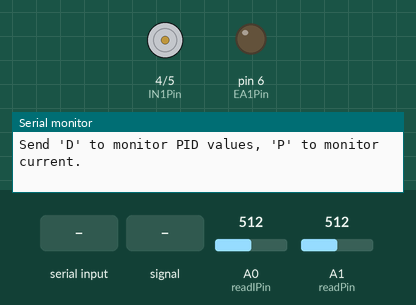
Simulated run of this sketch. Board: Arduino Uno, built with avr-gcc and run on an emulated ATmega328P. Parts: motor-driver pin pairs drawn as motors (green arrow = first pin HIGH = forward, orange = second pin HIGH = backward, longer = more drive), output pins drawn as LEDs (lit = HIGH), the last lines printed to the serial monitor. The inputs (shaded band) are chosen by the test bench; at power-on: A1 (readPin) = 512, A0 (readIPin) = 512.

Above: at 1.2 s.
1.3 s: "start\n" received over Serial
At 2.3 s:
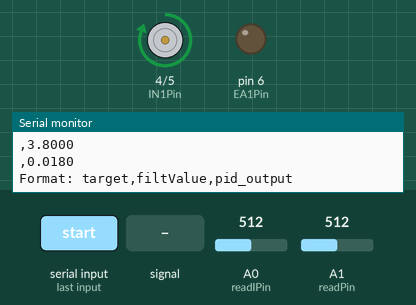
2.8 s: A1 (readPin) fed a 200 Hz sine of ±81 counts around its level
At 3.41 s:
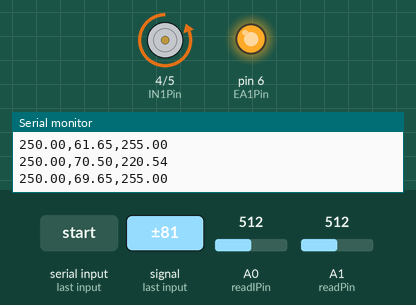
5.8 s: A1 (readPin) set to 716
At 7.1 s:
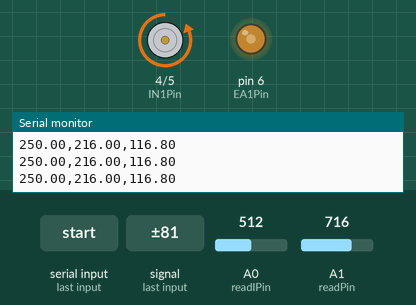
8.8 s: "t90\n" received over Serial
At 9.5 s:
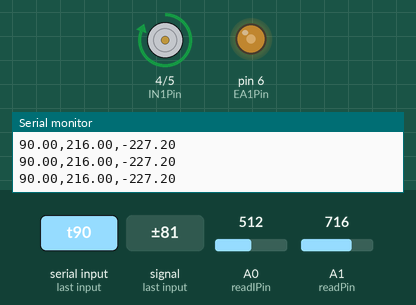
10.3 s: "d90\n" received over Serial
At 12.1 s:
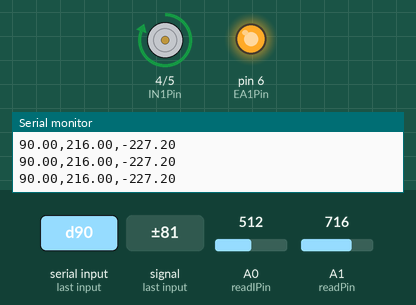
13.3 s: A1 (readPin) fed a 2 Hz sine of ±306 counts around its level
At 13.87 s:
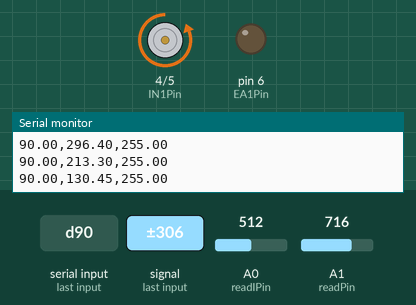
Timing chart, 0 to 17.3 s (numbered marks = the images above; inputs shaded):
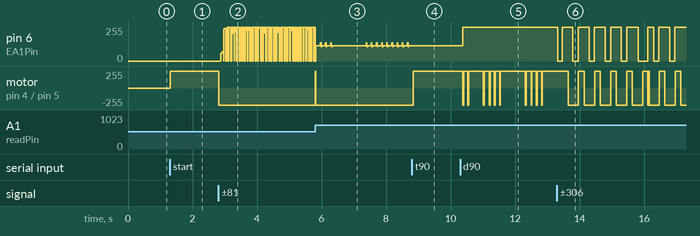

The sketch:

pullUpMagLev.ino
```cpp
/*
  磁悬浮 PID 控制程序 - 带串口通信功能、动态 dt 计算和电流监测
  The basic version of the pull-up magnet levitation with Serial Communication, dynamic dt, and current monitoring.
*/

// 引脚定义
const int readIPin = A0;      // 电流传感器连接引脚 A0
const int readPin = A1;
const int IN1Pin = 4;
const int IN2Pin = 5;
const int EA1Pin = 6;
bool flag = true;

// 传感器和状态变量
int readValue = 0;
float filtValue = 0.0;
// 【修改】声明为volatile，因为它在中断中被修改，在主循环中被读取
volatile float currentValue = 0.0;

// PID 控制核心变量
bool pid_running = false;
char printMode = 'D';         // 打印模式控制变量, 'D'为默认PID数据, 'P'为电流

float targetValue = 250.0; //  需要调参
float error = 0.0;
float prevError = 0.0;
float integral = 0.0;
float derivative = 0.0;

// PID 参数     需要调参
float kp = 1.2;
float ki = 3.8;
float kd = 0.018;

float power = 0.0;
float pid_output = 0.0;

// 时间变量
float dt = 0.0;
unsigned long lastTime = 0;
const float integralLimit = 20.0;


// Timer1 中断服务程序 (ISR)
// 此函数在后台自动运行，用于定时测量电流
ISR(TIMER1_COMPA_vect) {
  int rawCurrentValue = analogRead(readIPin);
  // 将模拟读数(0-1023)转换为电压(0-5V)
  float currentVoltage = rawCurrentValue * (5.0 / 1023.0);
  // 根据100mV/A (即0.1V/A)的关系换算成电流
  // 这个计算结果会安全地更新到全局变量 currentValue
  currentValue = currentVoltage;
}


void setup() {
  Serial.begin(9600);
  pinMode(readIPin, INPUT);
  pinMode(readPin, INPUT);
  pinMode(IN1Pin, OUTPUT);
  pinMode(IN2Pin, OUTPUT);

  // 配置Timer1以创建定时中断
  // 注意: 此配置会与使用Timer1的库（如Servo库）冲突
  cli(); // 关闭全局中断

  // 1. 设置Timer1控制寄存器
  TCCR1A = 0; // TCCR1A和TCCR1B全部置零
  TCCR1B = 0;

  // 2. 设置比较匹配寄存器 OCR1A (决定中断频率)
  // 目标频率 = 50 Hz (每20ms中断一次)
  // 计算公式: OCR1A = (时钟频率 / (预分频 * 目标频率)) - 1
  // (16,000,000 / (256 * 50)) - 1 = 1250 - 1 = 1249
  OCR1A = 1249;

  // 3. 开启CTC模式并设置预分频
  // WGM12 = 1: 开启CTC模式 (Clear Timer on Compare Match)
  // CS12 = 1: 设置预分频为256
  TCCR1B |= (1 << WGM12) | (1 << CS12);

  // 4. 开启Timer1的A比较匹配中断
  TIMSK1 |= (1 << OCIE1A);

  sei(); // 开启全局中断

  Serial.println("Arduino is ready. Send 'start' to begin PID control.");
  Serial.println("Send 'D' to monitor PID values, 'P' to monitor current.");
}

void loop() {
  handleSerialCommand();
  if (pid_running) {
    // 动态计算 dt
    unsigned long currentTime = micros();
    dt = (currentTime - lastTime) / 1000000.0;
    lastTime = currentTime;

    // 位置传感器读数与滤波
    readValue = 0;
    for (int i = 0; i < 20; i++){
      readValue += analogRead(readPin)-500;
    }
    filtValue = readValue / 20.0;

    if(filtValue <= 60){
      digitalWrite(EA1Pin, 0);
      return;
    }

    // PID计算
    error = filtValue - targetValue ;
    integral += error * dt;
    if (integral > integralLimit) {
      integral = integralLimit;
    } else if (integral < -integralLimit) {
      integral = -integralLimit;
    }

    if (dt > 0) {
      derivative = (error - prevError) / dt;
    } else {
      derivative = 0;
    }

    power = (-kp * error) + (-ki * integral) + (-kd * derivative);
    prevError = error;

    // 功率输出限制
    if (power > 255){
      power = 255;
    } else if (power < -255){
      power = -255;
    }

    if (power <= 0){
      flag = true;
      digitalWrite(IN1Pin, flag);
      digitalWrite(IN2Pin, !flag);
      pid_output = -power;
      // analogWrite(EA1Pin, pid_output);
    } else {
      flag = false;
      digitalWrite(IN1Pin, flag);
      digitalWrite(IN2Pin, !flag);
      pid_output = power;
      analogWrite(EA1Pin, pid_output);
    }

    // 根据打印模式输出不同的信息
    if (printMode == 'D') {
        Serial.print(targetValue);
        Serial.print(",");
        Serial.print(filtValue);
        Serial.print(",");
        Serial.println(power);
    } else if (printMode == 'P') {
        // 直接打印由中断更新的currentValue
        Serial.print(targetValue);
        Serial.print(",");
        Serial.print(filtValue);
        Serial.print(",");
        Serial.println(currentValue);
    }
  }
}

void handleSerialCommand() {
  if (Serial.available() > 0) {
    String command = Serial.readStringUntil('\n');
    command.trim();

    if (command.equals("start")) {
      pid_running = true;
      prevError = 0;
      integral = 0;
      lastTime = micros();
      digitalWrite(IN1Pin, flag);
      digitalWrite(IN2Pin, !flag);
      digitalWrite(EA1Pin, 0);
      Serial.println("PID control started.");
      Serial.println(kp, 4);
      Serial.print(",");
      Serial.println(ki, 4);
      Serial.print(",");
      Serial.println(kd, 4);
      Serial.println("Format: target,filtValue,pid_output");

    } else if (command.equals("stop")) {
      pid_running = false;
      digitalWrite(IN1Pin, flag);
      digitalWrite(IN2Pin, !flag);
      digitalWrite(EA1Pin, 0);
      Serial.println("PID control stopped.");
      Serial.println(kp, 4);
      Serial.print(",");
      Serial.println(ki, 4);
      Serial.print(",");
      Serial.println(kd, 4);

    } else if (command.startsWith("t")) {
      targetValue = command.substring(1).toFloat();
      Serial.print("Target value set to: ");
      Serial.println(targetValue);
    } else if (command.startsWith("p")) {
      kp = command.substring(1).toFloat();
      Serial.print("Kp set to: ");
      Serial.println(kp, 4);

    } else if (command.startsWith("i")) {
      ki = command.substring(1).toFloat();
      integral = 0;
      Serial.print("Ki set to: ");
      Serial.println(ki, 4);

    } else if (command.startsWith("d")) {
      kd = command.substring(1).toFloat();
      Serial.print("Kd set to: ");
      Serial.println(kd, 4);
    } else if (command.equalsIgnoreCase("D")) {
      printMode = 'D';
      Serial.println("Printing mode set to: PID Data (target,filtValue,power)");
    } else if (command.equalsIgnoreCase("P")) {
      printMode = 'P';
      Serial.println("Printing mode set to: Current (A)");
    }
  }
}
```

Measured:
- after the input at 1.3 s, motor on pin 4 (IN1Pin) / pin 5 (IN2Pin): stopped → forward 255/255 at once
- after the input at 2.8 s, motor on pin 4 (IN1Pin) / pin 5 (IN2Pin): forward 255/255 → backward 255/255 at once
- after the input at 5.8 s, motor on pin 4 (IN1Pin) / pin 5 (IN2Pin): backward 255/255 → forward 255/255 at once, → backward 255/255 0.02 s later
- after the input at 8.8 s, pin 6 (EA1Pin): stops changing and stays 116/255; motor on pin 4 (IN1Pin) / pin 5 (IN2Pin): backward 255/255 → forward 255/255 after 0.05 s
- after the input at 10.3 s, pin 6 (EA1Pin): 116/255 → 255/255 after 0.08 s
- after the input at 13.3 s, pin 6 (EA1Pin): goes 5 × (0/255 0.14 s, 255/255 0.34 s), 0/255 0.31 s, 255/255 0.18 s, 0/255 0.16 s, 255/255 0.34 s, 0/255 0.16 s, then 255/255, starting at once
